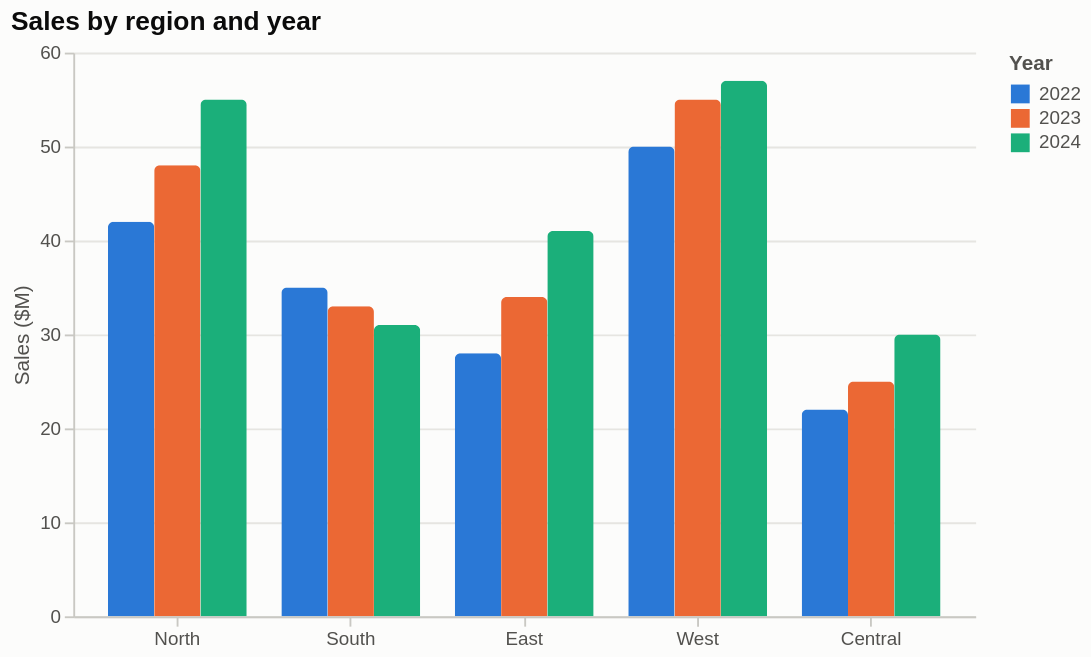

This figure's notebook cell:
### Markdown cell above
### altair

### Code cell
import altair as alt
long = df.rename_axis("group").reset_index().melt(id_vars="group", var_name="series", value_name="value")
chart = alt.Chart(long).mark_bar(cornerRadiusTopLeft=3, cornerRadiusTopRight=3).encode(
    x=alt.X("group:N", title=None, sort=list(df.index), axis=alt.Axis(labelAngle=0)),
    xOffset=alt.XOffset("series:N", sort=list(df.columns)),
    y=alt.Y("value:Q", title=labels["y"]),
    color=alt.Color("series:N", title=labels["legend"], sort=list(df.columns)),
    tooltip=["group", "series", "value"],
).properties(title=labels["title"], width=480, height=300)
chart

### Figure 1 — Vega-Lite specification as saved in the notebook (floating-point values rounded to 4 significant figures)
{"config": {"background": "#fcfcfb", "view": {"stroke": null}, "range": {"category": ["#2a78d6", "#eb6834", "#1baf7a", "#eda100", "#e87ba4", "#008300", "#6250d6", "#e34948"]}, "font": "Helvetica, Arial, sans-serif", "title": {"anchor": "start", "fontSize": 14, "color": "#0b0b0b"}, "axis": {"gridColor": "#e6e5e1", "domainColor": "#c9c8c3", "tickColor": "#c9c8c3", "labelColor": "#52514e", "titleColor": "#52514e", "titleFontWeight": "normal"}, "legend": {"labelColor": "#52514e", "titleColor": "#52514e"}}, "data": {"name": "data-9620a38343ecd1938e9162c6a5a812f5"}, "mark": {"type": "bar", "cornerRadiusTopLeft": 3, "cornerRadiusTopRight": 3}, "encoding": {"color": {"field": "series", "sort": ["2022", "2023", "2024"], "title": "Year", "type": "nominal"}, "tooltip": [{"field": "group", "type": "nominal"}, {"field": "series", "type": "nominal"}, {"field": "value", "type": "quantitative"}], "x": {"axis": {"labelAngle": 0}, "field": "group", "sort": ["North", "South", "East", "West", "Central"], "title": null, "type": "nominal"}, "xOffset": {"field": "series", "sort": ["2022", "2023", "2024"], "type": "nominal"}, "y": {"field": "value", "title": "Sales ($M)", "type": "quantitative"}}, "height": 300, "title": "Sales by region and year", "width": 480, "$schema": "https://vega.github.io/schema/vega-lite/v6.4.1.json", "datasets": {"data-9620a38343ecd1938e9162c6a5a812f5": [{"group": "North", "series": "2022", "value": 42}, {"group": "South", "series": "2022", "value": 35}, {"group": "East", "series": "2022", "value": 28}, {"group": "West", "series": "2022", "value": 50}, {"group": "Central", "series": "2022", "value": 22}, {"group": "North", "series": "2023", "value": 48}, {"group": "South", "series": "2023", "value": 33}, {"group": "East", "series": "2023", "value": 34}, {"group": "West", "series": "2023", "value": 55}, {"group": "Central", "series": "2023", "value": 25}, {"group": "North", "series": "2024", "value": 55}, {"group": "South", "series": "2024", "value": 31}, {"group": "East", "series": "2024", "value": 41}, {"group": "West", "series": "2024", "value": 57}, {"group": "Central", "series": "2024", "value": 30}]}}
